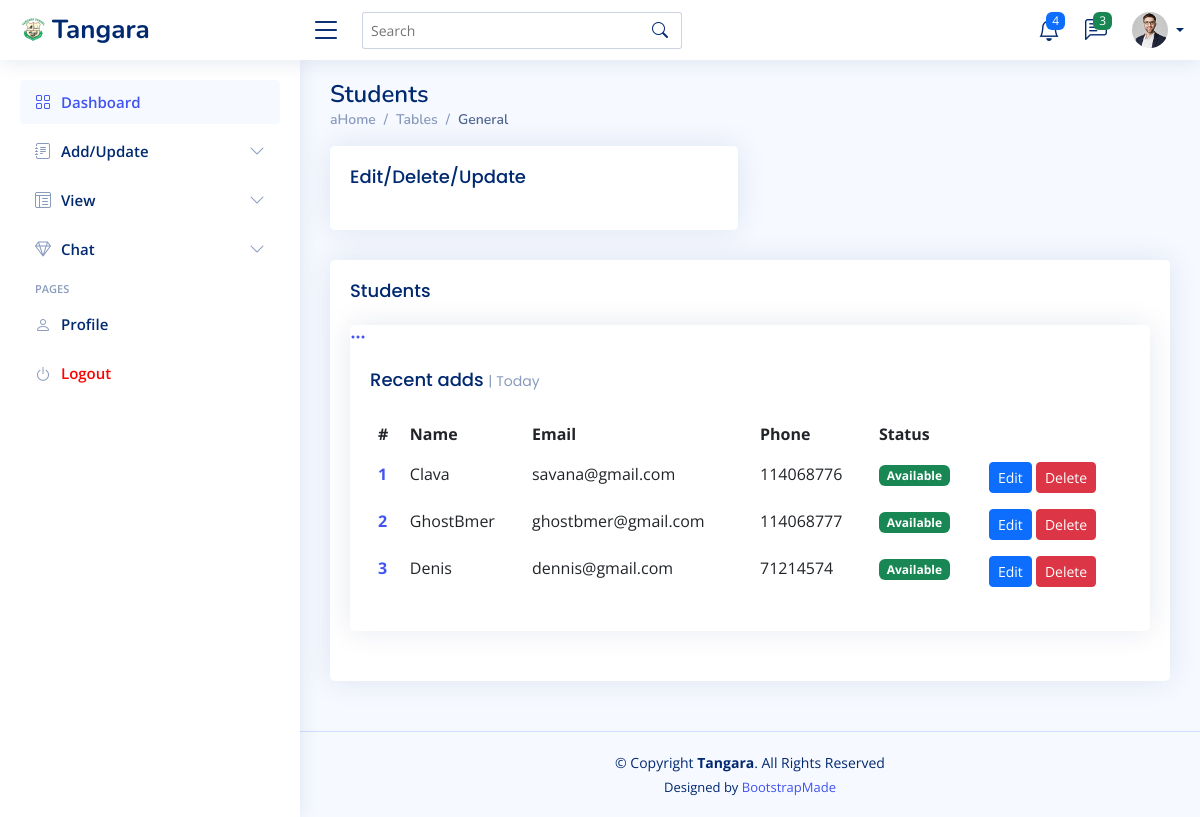
Screenshot of /admin/viewstudents.php with the database file from the repository.
### tables this page shows
CREATE TABLE `userdata` (
  `id` int(255) NOT NULL,
  `name` varchar(255) NOT NULL,
  `email` varchar(255) NOT NULL,
  `password` varchar(255) NOT NULL,
  `phone` int(255) NOT NULL,
  `profilepic` varchar(30) NOT NULL,
  `status` int(11) NOT NULL DEFAULT 1
);

### admin/viewstudents.php (the view, shortened to what this page needs)
<?php
@include('config.php');
$sql="SELECT * FROM userdata";
$res=mysqli_query($conn,$sql);
?>
<!DOCTYPE html>
<html lang="en">
<head>
  <link href="assets/vendor/bootstrap/css/bootstrap.min.css" rel="stylesheet">
  <link href="assets/vendor/bootstrap-icons/bootstrap-icons.css" rel="stylesheet">
  <link href="assets/vendor/boxicons/css/boxicons.min.css" rel="stylesheet">
  <link href="assets/vendor/quill/quill.snow.css" rel="stylesheet">
  <link href="assets/vendor/quill/quill.bubble.css" rel="stylesheet">
  <link href="assets/vendor/remixicon/remixicon.css" rel="stylesheet">
  <link href="assets/vendor/simple-datatables/style.css" rel="stylesheet">
  <link href="assets/css/style.css" rel="stylesheet">
</head>
<body>
  <header id="header" class="header fixed-top d-flex align-items-center">
    <div class="d-flex align-items-center justify-content-between">
      <a href="index.php" class="logo d-flex align-items-center">
        <img src="assets/img/logo.png" alt="">
        <span class="d-none d-lg-block">Tangara</span>
      </a>
      <i class="bi bi-list toggle-sidebar-btn"></i>
    </div>
    <div class="search-bar">
      <form class="search-form d-flex align-items-center" method="POST" action="#">
        <input type="text" name="query" placeholder="Search" title="Enter search keyword">
        <button type="submit" title="Search"><i class="bi bi-search"></i></button>
      </form>
    </div>
    <nav class="header-nav ms-auto">
      <ul class="d-flex align-items-center">
        <li class="nav-item dropdown">
          <a class="nav-link nav-icon" href="#" data-bs-toggle="dropdown">
            <i class="bi bi-bell"></i>
            <span class="badge bg-primary badge-number">4</span>
          </a>
        </li>
        <li class="nav-item dropdown">
          <a class="nav-link nav-icon" href="#" data-bs-toggle="dropdown">
            <i class="bi bi-chat-left-text"></i>
            <span class="badge bg-success badge-number">3</span>
          </a>
        </li>
        <li class="nav-item dropdown pe-3">
          <a class="nav-link nav-profile d-flex align-items-center pe-0" href="#" data-bs-toggle="dropdown">
            <img src="assets/img/profile-img.jpg" alt="Profile" class="rounded-circle">
            <span class="d-none d-md-block dropdown-toggle ps-2"><?php echo $_SESSION['admin_name']?></span>
          </a>
        </li>
      </ul>
    </nav>
  </header>
  <aside id="sidebar" class="sidebar">
    <ul class="sidebar-nav" id="sidebar-nav">
      <li class="nav-item">
        <a class="nav-link " href="index.php">
          <i class="bi bi-grid"></i>
          <span>Dashboard</span>
        </a>
      </li>
      <li class="nav-item">
        <a class="nav-link collapsed" data-bs-target="#forms-nav" data-bs-toggle="collapse" href="#">
          <i class="bi bi-journal-text"></i><span>Add/Update</span><i class="bi bi-chevron-down ms-auto"></i>
        </a>
      </li>
      <li class="nav-item">
        <a class="nav-link collapsed" data-bs-target="#tables-nav" data-bs-toggle="collapse" href="#">
          <i class="bi bi-layout-text-window-reverse"></i><span>View</span><i class="bi bi-chevron-down ms-auto"></i>
        </a>
      </li>
      <li class="nav-item">
        <a class="nav-link collapsed" data-bs-target="#icons-nav" data-bs-toggle="collapse" href="#">
          <i class="bi bi-gem"></i><span>Chat</span><i class="bi bi-chevron-down ms-auto"></i>
        </a>
      </li>
      <li class="nav-heading">Pages</li>
      <li class="nav-item">
        <a class="nav-link collapsed" href="profile.php">
          <i class="bi bi-person"></i>
          <span>Profile</span>
        </a>
      </li>
      <li class="nav-item">
        <a class="nav-link collapsed" href="pages-faq.html">
          <i class="bi bi-power"></i>
          <span style="color: red;">Logout</span>
        </a>
      </li>
    </ul>
  </aside>
  <main id="main" class="main">
    <div class="pagetitle">
      <h1>Students</h1>
      <nav>
        <ol class="breadcrumb">a
          <li class="breadcrumb-item"><a href="index.php">Home</a></li>
          <li class="breadcrumb-item">Tables</li>
          <li class="breadcrumb-item active">General</li>
        </ol>
      </nav>
    </div>
    <section class="section">
      <div class="row">
        <div class="col-lg-6">
          <div class="card">
            <div class="card-body">
              <h5 class="card-title">Edit/Delete/Update</h5>
            </div>
          </div>
            </div>
          </div>
          <div class="card">
            <div class="card-body">
              <h5 class="card-title">Students</h5>
            <div class="col-12">
              <div class="card recent-sales overflow-auto">
                <div class="filter">
                  <a class="icon" href="#" data-bs-toggle="dropdown"><i class="bi bi-three-dots"></i></a>
                </div>
                <div class="card-body">
                  <h5 class="card-title">Recent adds <span>| Today</span></h5>
                  <table class="table table-borderless datatable">
                    <thead>
                      <tr>
                        <th scope="col">#</th>
                        <th scope="col">Name</th>
                        <th scope="col">Email</th>
                        <th>Phone</th>
                        <th scope="col">Status</th>
                      </tr>
                    </thead>
                    <?php
              $i=1;
              while($row=mysqli_fetch_assoc($res)){?>
                    <tbody>
                      <tr>
                        <th scope="row"><a href="#"><?php echo $i++?></a></th>
                        <td><?php echo $row['name']?></td>
                        <td><?php echo $row['email']?></td>
                        <td><?php echo $row['phone']?></td>
                        <td>
                   <?php
                if($row['status']==1){
                  echo "<a class='badge bg-success' href='?type=status&operation=deactive&id=".$row['id']."'>Available</a>&nbsp;";
                }else{
                  echo "<a class='badge bg-warning' href='?type=status&operation=active&id=".$row['id']."'>Unavailable</a>&nbsp;";
                }
                ?>
              </td>
              <td>
                <?php
                echo "<a class='btn btn-sm btn-primary' href='editstudent.php?id=".$row['id']."'>Edit</a>&nbsp;";
                echo "<a class='btn btn-sm btn-danger' href='?type=delete&id=".$row['id']."'>Delete</a>";
                ?>
                 </td>
                        <?php } ?>
                      </tr>
                    </tbody>
                  </table>
                </div>
              </div>
            </div>
            </div>
          </div>
    </section>
  </main>
  <footer id="footer" class="footer">
    <div class="copyright">
      &copy; Copyright <strong><span>Tangara</span></strong>. All Rights Reserved
    </div>
    <div class="credits">
      Designed by <a href="https://bootstrapmade.com/">BootstrapMade</a>
    </div>
  </footer>
</body>
</html>

### admin/assets/css/style.css (style rules this page uses)
:root { scroll-behavior: smooth; }
body { font-family: "Open Sans", sans-serif; background: #f6f9ff; color: #444444; }
a { color: #4154f1; text-decoration: none; }
h1, h2, h3, h4, h5, h6 { font-family: "Nunito", sans-serif; }
#main { margin-top: 60px; padding: 20px 30px; transition: all 0.3s; }
.pagetitle { margin-bottom: 10px; }
.pagetitle h1 { font-size: 24px; margin-bottom: 0; font-weight: 600; color: #012970; }
.card { margin-bottom: 30px; border: none; border-radius: 5px; box-shadow: 0px 0 30px rgba(1, 41, 112, 0.1); }
.card-title { padding: 20px 0 15px 0; font-size: 18px; font-weight: 500; color: #012970; font-family: "Poppins", sans-serif; }
.card-title span { color: #899bbd; font-size: 14px; font-weight: 400; }
.card-body { padding: 0 20px 20px 20px; }
.breadcrumb { font-size: 14px; font-family: "Nunito", sans-serif; color: #899bbd; font-weight: 600; }
.breadcrumb a { color: #899bbd; transition: 0.3s; }
.breadcrumb .breadcrumb-item::before { color: #899bbd; }
.breadcrumb .active { color: #51678f; font-weight: 600; }
.logo { line-height: 1; }
@media (min-width: 1200px) { .logo { width: 280px; } }
.logo img { max-height: 26px; margin-right: 6px; }
.logo span { font-size: 26px; font-weight: 700; color: #012970; font-family: "Nunito", sans-serif; }
.header { transition: all 0.5s; z-index: 997; height: 60px; box-shadow: 0px 2px 20px rgba(1, 41, 112, 0.1); background-color: #fff; padding-left: 20px; }
.header .toggle-sidebar-btn { font-size: 32px; padding-left: 10px; cursor: pointer; color: #012970; }
.header .search-bar { min-width: 360px; padding: 0 20px; }
.header .search-form { width: 100%; }
.header .search-form input { border: 0; font-size: 14px; color: #012970; border: 1px solid rgba(1, 41, 112, 0.2); padding: 7px 38px 7px 8px; border-radius: 3px; transition: 0.3s; width: 100%; }
.header .search-form button { border: 0; padding: 0; margin-left: -30px; background: none; }
.header .search-form button i { color: #012970; }
.header-nav ul { list-style: none; }
.header-nav>ul { margin: 0; padding: 0; }
.header-nav .nav-icon { font-size: 22px; color: #012970; margin-right: 25px; position: relative; }
.header-nav .nav-profile { color: #012970; }
.header-nav .nav-profile img { max-height: 36px; }
.header-nav .nav-profile span { font-size: 14px; font-weight: 600; }
.header-nav .badge-number { position: absolute; inset: -2px -5px auto auto; font-weight: normal; font-size: 12px; padding: 3px 6px; }
.sidebar { position: fixed; top: 60px; left: 0; bottom: 0; width: 300px; z-index: 996; transition: all 0.3s; padding: 20px; overflow-y: auto; scrollbar-width: thin; scrollbar-color: #aab7cf transparent; box-shadow: 0px 0px 20px rgba(1, 41, 112, 0.1); background-color: #fff; }
@media (min-width: 1200px) { #main, #footer { margin-left: 300px; } }
.sidebar-nav { padding: 0; margin: 0; list-style: none; }
.sidebar-nav li { padding: 0; margin: 0; list-style: none; }
.sidebar-nav .nav-item { margin-bottom: 5px; }
.sidebar-nav .nav-heading { font-size: 11px; text-transform: uppercase; color: #899bbd; font-weight: 600; margin: 10px 0 5px 15px; }
.sidebar-nav .nav-link { display: flex; align-items: center; font-size: 15px; font-weight: 600; color: #4154f1; transition: 0.3; background: #f6f9ff; padding: 10px 15px; border-radius: 4px; }
.sidebar-nav .nav-link i { font-size: 16px; margin-right: 10px; color: #4154f1; }
.sidebar-nav .nav-link.collapsed { color: #012970; background: #fff; }
.sidebar-nav .nav-link.collapsed i { color: #899bbd; }
.sidebar-nav .nav-link .bi-chevron-down { margin-right: 0; transition: transform 0.2s ease-in-out; }
.footer { padding: 20px 0; font-size: 14px; transition: all 0.3s; border-top: 1px solid #cddfff; }
.footer .copyright { text-align: center; color: #012970; }
.footer .credits { padding-top: 5px; text-align: center; font-size: 13px; color: #012970; }

### rows the page displays
userdata: name "Clava", email "savana@gmail.com", phone "114068776"
userdata: name "GhostBmer", email "ghostbmer@gmail.com", phone "114068777"
userdata: name "Denis", email "dennis@gmail.com", phone "71214574"
